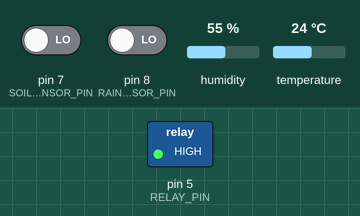
A sketch run on a simulated Arduino Uno, built with avr-gcc and run on an emulated ATmega328P. Shown: switched loads named in the sketch (green lamp = pin HIGH). The test bench sets the inputs (shaded band); at power-on: pin 7 (SOIL_SENSOR_PIN) LOW, pin 8 (RAIN_SENSOR_PIN) LOW, humidity 55 %, temperature 24 °C. What the sketch prints to the serial monitor is not drawn.

Above: at 1.8 s.
1.9 s: pin 7 (SOIL_SENSOR_PIN) driven HIGH
At 3.2 s:
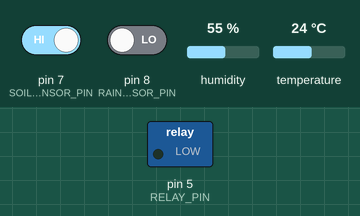
3.5 s: pin 8 (RAIN_SENSOR_PIN) driven HIGH
At 5.0 s:
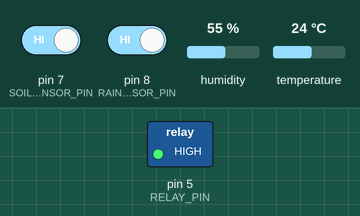
6.5 s: pin 8 (RAIN_SENSOR_PIN) driven LOW
At 8.3 s:
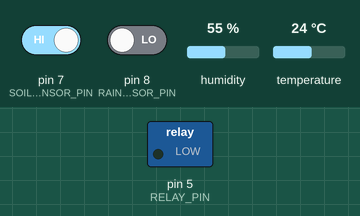
15.1 s: pin 7 (SOIL_SENSOR_PIN) driven LOW
At 17.5 s:
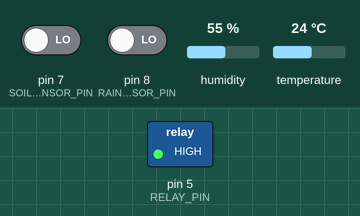
Timing chart, 0 to 18.5 s (numbered marks = the images above; inputs shaded):
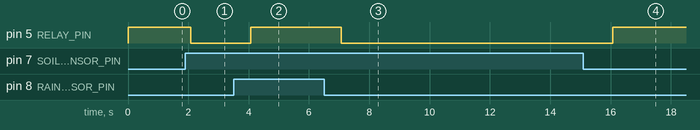

The sketch:

smart_irrigation.ino
```cpp
#include <DHT.h>
#include <SoftwareSerial.h>


#define SOIL_SENSOR_PIN  7
#define RAIN_SENSOR_PIN  8
#define RELAY_PIN        5

#define PUMP_ON  LOW
#define PUMP_OFF HIGH

#define DHTPIN   4
#define DHTTYPE  DHT11


#define BT_RX 10
#define BT_TX 11


DHT dht(DHTPIN, DHTTYPE);
SoftwareSerial bluetooth(BT_RX, BT_TX);

unsigned long lastDHTRead   = 0;
unsigned long lastStatusOut = 0;

const unsigned long DHT_INTERVAL    = 3000;
const unsigned long STATUS_INTERVAL = 1000;


void setup() {

  pinMode(SOIL_SENSOR_PIN, INPUT);
  pinMode(RAIN_SENSOR_PIN, INPUT);
  pinMode(RELAY_PIN, OUTPUT);

  digitalWrite(RELAY_PIN, PUMP_OFF);

  Serial.begin(9600);
  bluetooth.begin(9600);

  dht.begin();

  Serial.println("=== SMART IRRIGATION SYSTEM STARTED ===");
  bluetooth.println("=== SMART IRRIGATION SYSTEM STARTED ===");
}


void loop() {

  unsigned long currentMillis = millis();


  if (currentMillis - lastStatusOut >= STATUS_INTERVAL) {
    lastStatusOut = currentMillis;

    int soilState = digitalRead(SOIL_SENSOR_PIN);
    int rainState = digitalRead(RAIN_SENSOR_PIN);

    Serial.println("------------------------------------");
    bluetooth.println("------------------------------------");

    Serial.print("Soil State : ");
    bluetooth.print("Soil State : ");
    Serial.println(soilState);
    bluetooth.println(soilState);

    Serial.print("Rain State : ");
    bluetooth.print("Rain State : ");
    Serial.println(rainState);
    bluetooth.println(rainState);

    if (rainState == 1) {
      digitalWrite(RELAY_PIN, PUMP_OFF);

      Serial.println("Rain detected → Pump OFF");
      bluetooth.println("Rain detected → Pump OFF");
    }
    else {
      if (soilState == 1) {
        digitalWrite(RELAY_PIN, PUMP_ON);

        Serial.println("Soil dry → Pump ON");
        bluetooth.println("Soil dry → Pump ON");
      }
      else {
        digitalWrite(RELAY_PIN, PUMP_OFF);

        Serial.println("Soil wet → Pump OFF");
        bluetooth.println("Soil wet → Pump OFF");
      }
    }
  }

  if (currentMillis - lastDHTRead >= DHT_INTERVAL) {
    lastDHTRead = currentMillis;

    float humidity = dht.readHumidity();
    float temperature = dht.readTemperature();

    if (isnan(humidity) || isnan(temperature)) {
      Serial.println("DHT READ ERROR");
      bluetooth.println("DHT READ ERROR");
      return;
    }

    Serial.print("Humidity    : ");
    Serial.print(humidity);
    Serial.println(" %");

    Serial.print("Temperature : ");
    Serial.print(temperature);
    Serial.println(" C");

    bluetooth.print("Humidity    : ");
    bluetooth.print(humidity);
    bluetooth.println(" %");

    bluetooth.print("Temperature : ");
    bluetooth.print(temperature);
    bluetooth.println(" C");
  }
}
```

Measured:
- after the input at 1.9 s, pin 5 (RELAY_PIN): HIGH → LOW after 0.18 s
- after the input at 3.5 s, pin 5 (RELAY_PIN): LOW → HIGH after 0.58 s
- after the input at 6.5 s, pin 5 (RELAY_PIN): HIGH → LOW after 0.57 s
- after the input at 15.1 s, pin 5 (RELAY_PIN): LOW → HIGH after 0.97 s
